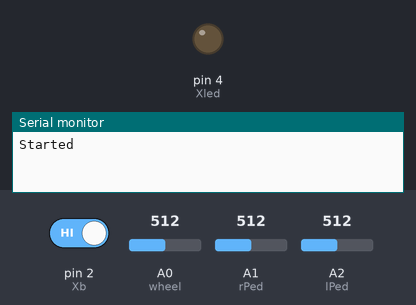
Recording of a sketch running on a simulated Arduino Uno, built with avr-gcc and run on an emulated ATmega328P. On the bench: output pins drawn as LEDs (lit = HIGH), the last lines printed to the serial monitor. Dashed ring = blinking. The inputs (shaded band) are chosen by the test bench; at power-on: pin 2 (Xb) HIGH, A0 (wheel) = 512, A1 (rPed) = 512, A2 (lPed) = 512.

Above: at 1.2 s.
1.3 s: pin 2 (Xb) driven LOW
At 1.4 s:
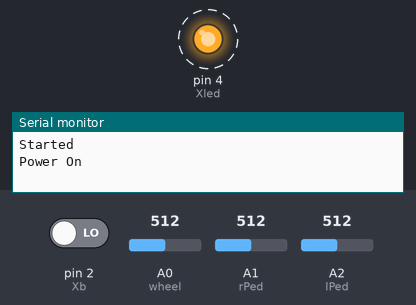
4.3 s: pin 2 (Xb) driven HIGH
At 4.3 s:
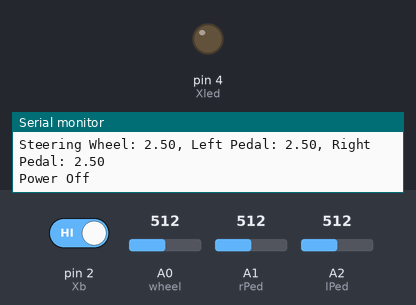
Timing chart, 0 to 7.3 s (numbered marks = the images above; inputs shaded):
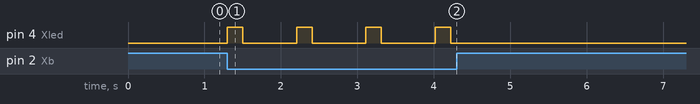

Measured:
- after the input at 1.3 s, pin 4 (Xled): alternates HIGH for 0.20 s and LOW for 0.70 s, starting at once
- after the input at 4.3 s, pin 4 (Xled): stops changing and stays LOW

The sketch:

Wheel_test.ino
```cpp
//
// Test code for reading in the analog voltages from an Xbox Steering Wheel
// and displaying these inputs on the serial monitor
// Instructables Post: https://www.instructables.com/id/Controlling-Robot-Over-Bluetooth-Using-Xbox-Steeri/
// Blog: http://www.roboroblog.wordpress.com
// Created by Ronan Byrne
// Last Updated 21/08/2016
//


// Define Pins
int lPed = A2;
int rPed = A1;
int wheel = A0;
int Xb = 2;
int Xled = 4;


//Define Variables
boolean on = false;
String message = "";
float reverse, forward, angle;


void setup() {
  Serial.begin(9600);         // Begin Serial Monitor at 9600 baudrate
  Serial.println("Started");  // Print "Started"
  // Define INPUTS/OUTPUTS
  pinMode(lPed, INPUT);
  pinMode(rPed, INPUT);
  pinMode(wheel, INPUT);
  pinMode(Xb, INPUT);
  pinMode(Xled, OUTPUT);


  digitalWrite(Xled, LOW);    // Set Xbox LED to off
}


void loop() {
  if (digitalRead(Xb) == 0 && on == false) { // If power is off and button pressed, turn on
    on = true;
    digitalWrite(Xled, HIGH);  // Set Xbox LED to on
    Serial.println("Power On"); // Print "Power On"
    delay(200);                 // Delay 200ms to reduce chance of bouncing
  }
  else if (on == true) {
    // Arduino has a 10bit ADC so to convert the bits to voltage the formula is (input_bits/2^10-1)*voltage_range
    angle = (float(analogRead(wheel)) / 1023) * 5.0;  // Voltage from Steering Wheel
    forward = (float(analogRead(rPed)) / 1023) * 5.0; // Voltage from Right Pedal
    reverse = (float(analogRead(lPed)) / 1023) * 5.0; // Voltage from Left Pedal
    // Create a string of the voltages
    message = "Steering Wheel: " + String(angle) + ", Left Pedal: " + String(reverse)
              + ", Right Pedal: " + String(forward);
    Serial.println(message); // Print string


    if (digitalRead(Xb) == 0) { // If Xbox button is pressed, power off
      on = false;
      digitalWrite(Xled, LOW);  // Set Xbox Led off
      Serial.println("Power Off"); // Print "Power Off"
      delay(200);
    }
    delay(500);   // Delay 500ms between readings
  }
}
```
